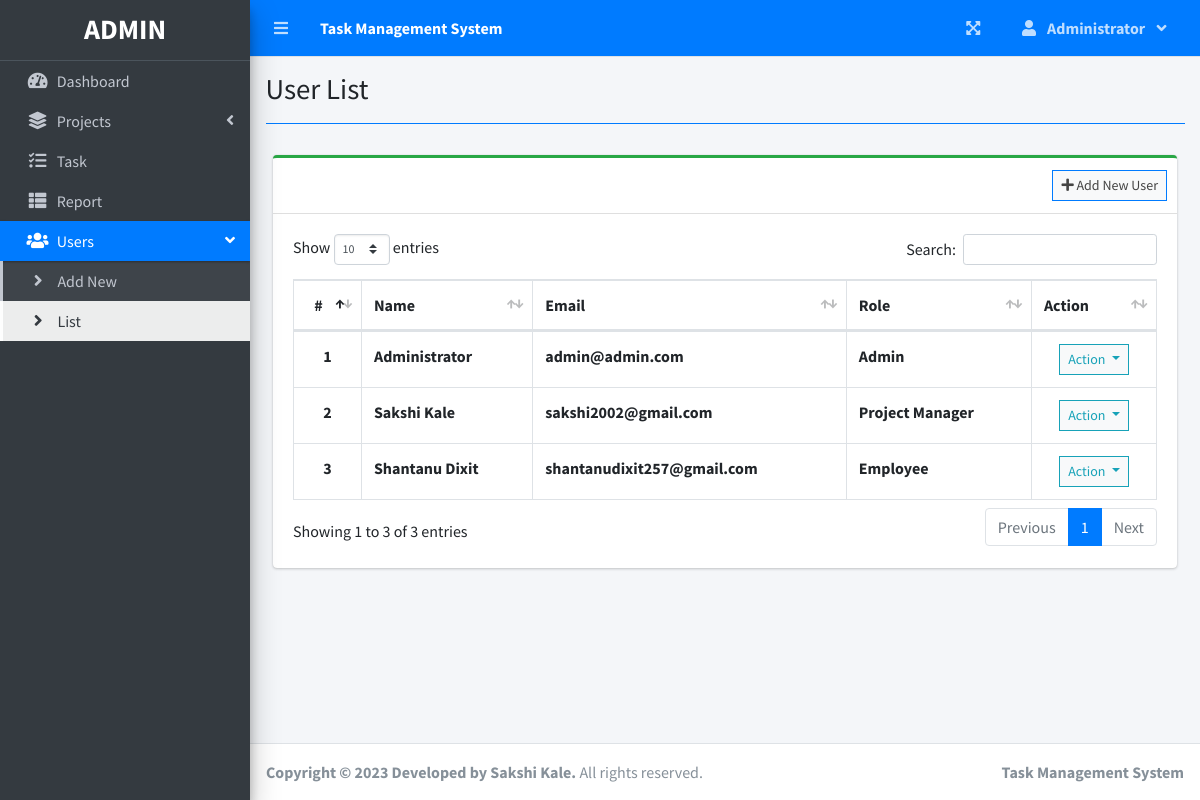
The page /index.php?page=user_list (signed in) on the database its author committed.
### tables this page shows
CREATE TABLE `users` (
  `id` int(30) NOT NULL,
  `firstname` varchar(200) NOT NULL,
  `lastname` varchar(200) NOT NULL,
  `email` varchar(200) NOT NULL,
  `password` text NOT NULL,
  `type` tinyint(1) NOT NULL DEFAULT 2 COMMENT '1 = admin, 2 = staff',
  `avatar` text NOT NULL DEFAULT 'no-image-available.png',
  `date_created` datetime NOT NULL DEFAULT current_timestamp()
);

### user_list.php (the view, shortened to what this page needs)
<?php include'db_connect.php' ?>
<div class="col-lg-12">
	<div class="card card-outline card-success">
		<div class="card-header">
			<div class="card-tools">
				<a class="btn btn-block btn-sm btn-default btn-flat border-primary" href="./index.php?page=new_user"><i class="fa fa-plus"></i> Add New User</a>
			</div>
		</div>
		<div class="card-body">
			<table class="table tabe-hover table-bordered" id="list">
				<thead>
					<tr>
						<th class="text-center">#</th>
						<th>Name</th>
						<th>Email</th>
						<th>Role</th>
						<th>Action</th>
					</tr>
				</thead>
				<tbody>
					<?php
					$i = 1;
					$type = array('',"Admin","Project Manager","Employee");
					$qry = $conn->query("SELECT *,concat(firstname,' ',lastname) as name FROM users order by concat(firstname,' ',lastname) asc");
					while($row= $qry->fetch_assoc()):
					?>
					<tr>
						<th class="text-center"><?php echo $i++ ?></th>
						<td><b><?php echo ucwords($row['name']) ?></b></td>
						<td><b><?php echo $row['email'] ?></b></td>
						<td><b><?php echo $type[$row['type']] ?></b></td>
						<td class="text-center">
							<button type="button" class="btn btn-default btn-sm btn-flat border-info wave-effect text-info dropdown-toggle" data-toggle="dropdown" aria-expanded="true">
		                      Action
		                    </button>
						</td>
					</tr>
				<?php endwhile; ?>
				</tbody>
			</table>
		</div>
	</div>
</div>

### rows shown on the page
users: name "Administrator", email "admin@admin.com", type "Admin"
users: name "Sakshi Kale", email "sakshi2002@gmail.com", type "Project Manager"
users: name "Shantanu Dixit", email "shantanudixit257@gmail.com", type "Employee"

### other values the page prints
$_SESSION['system']['name'] "Task Management System"
$_SESSION['login_firstname'] "Administrator"
$title "User List"
